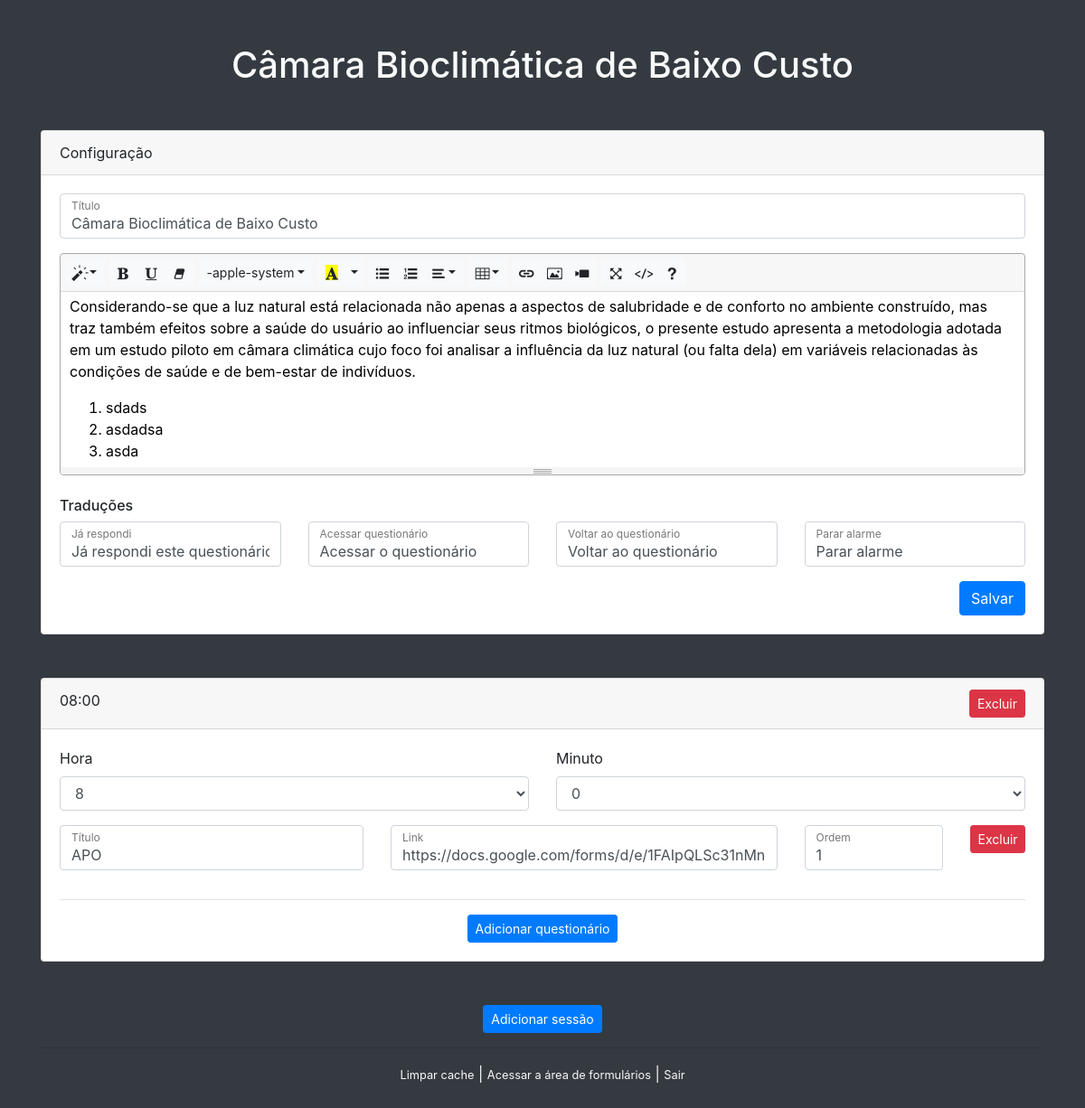
The page /admin.php (signed in) on the database as committed earlier.
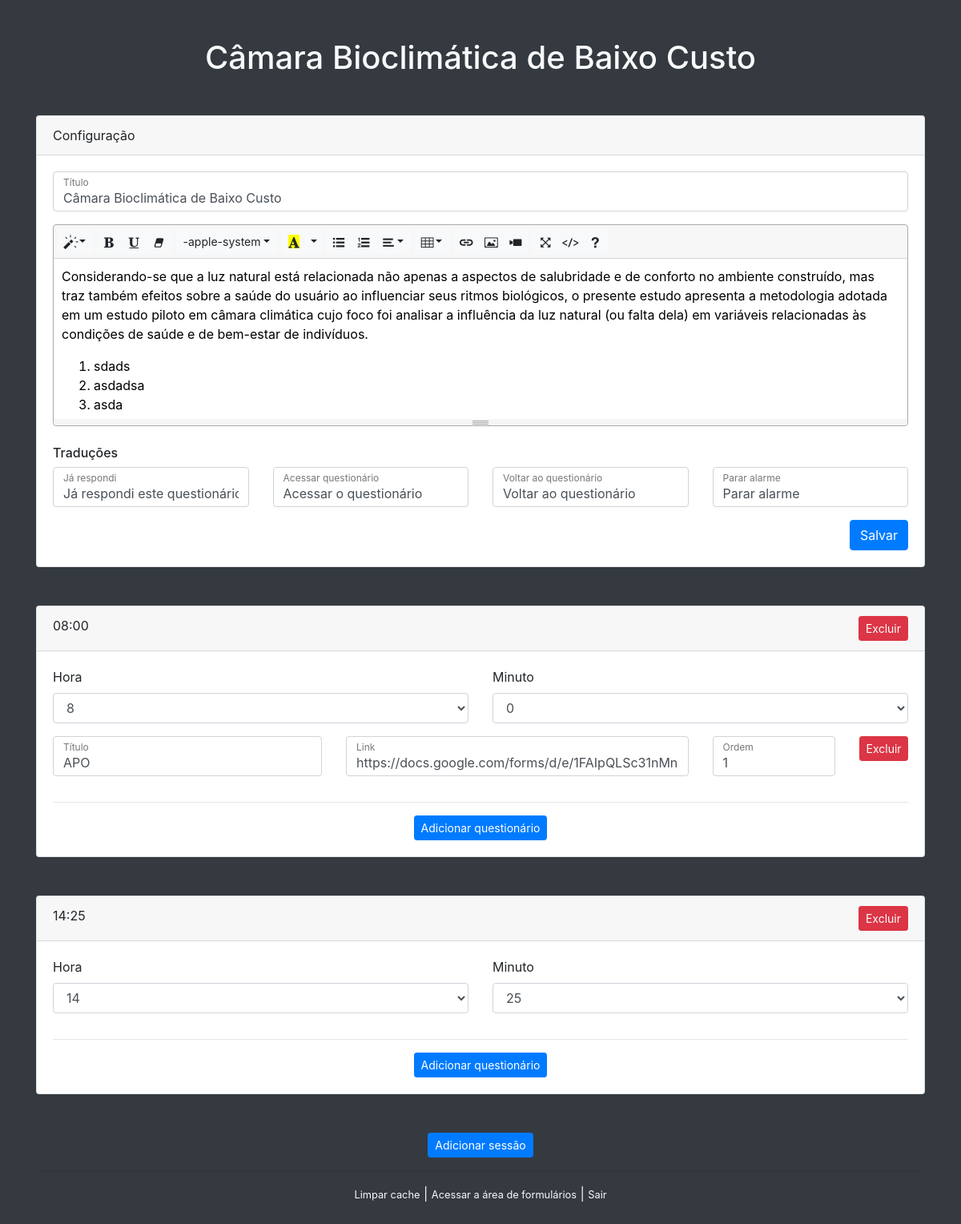
The same page on the database as committed later.
### tables this page shows
CREATE TABLE "configuration" (
	`id`	INTEGER PRIMARY KEY AUTOINCREMENT,
	`title`	TEXT NOT NULL,
	`intro`	TEXT,
	`answered`	TEXT,
	`access`	TEXT,
	`back`	TEXT,
	`stop`	TEXT,
	`password`	TEXT
);

CREATE TABLE "session" (
	`id`	INTEGER PRIMARY KEY AUTOINCREMENT,
	`timetablehour`	INTEGER NOT NULL,
	`timetableminute`	INTEGER NOT NULL
);

CREATE TABLE "questionnaire" (
	`id`	INTEGER PRIMARY KEY AUTOINCREMENT,
	`title`	INTEGER,
	`link`	TEXT,
	`session_id`	INTEGER NOT NULL,
	`sort`	INTEGER NOT NULL DEFAULT 0
);

### admin.php (the view, shortened to what this page needs)
<?php
$db = new PDO('sqlite:storage/db.db');
$sql = "SELECT * FROM configuration";
$stmt = $db->prepare($sql);
$stmt->execute();
$config = $stmt->fetchAll(PDO::FETCH_ASSOC);
if (!isset($config[0])) {
	unset($_SESSION['password']);
	header('location:index.php');
} else {
	$config = $config[0];
}
if ($_SERVER['REQUEST_METHOD'] === 'POST') {
	if (isset($_POST['action'])) {
		switch ($_POST['action']) {
			case 'update':
				$sql = "UPDATE configuration SET
					title = :title,
					intro = :intro,
					answered = :answered,
					access = :access,
					back = :back,
					stop = :stop
					WHERE id = '1'";
	    	    $stmt = $db->prepare($sql);
	    	    $stmt->bindValue(":title", $_POST['title'], PDO::PARAM_STR);
	    	    $stmt->bindValue(":intro", $_POST['intro'], PDO::PARAM_STR);
	    	    $stmt->bindValue(":answered", $_POST['answered'], PDO::PARAM_STR);
	    	    $stmt->bindValue(":access", $_POST['access'], PDO::PARAM_STR);
	    	    $stmt->bindValue(":back", $_POST['back'], PDO::PARAM_STR);
	    	    $stmt->bindValue(":stop", $_POST['stop'], PDO::PARAM_STR);
	    	    $stmt->execute();
				$template = 'configuration';
				$sql = "SELECT * FROM configuration";
				$stmt = $db->prepare($sql);
				$stmt->execute();
				$config = $stmt->fetchAll(PDO::FETCH_ASSOC)[0];
				break;
			case 'createPassword':
				if ($_POST['password']) {
					$sql = "UPDATE configuration SET password = :password WHERE id = '1'";
		    	    $stmt = $db->prepare($sql);
		    	    $stmt->bindValue(":password", md5($_POST['password']), PDO::PARAM_STR);
		    	    $stmt->execute();
				}
				header('location:admin.php');
				break;
			case 'checkPassword':
				if (isset($_POST['password']) && md5($_POST['password']) == $config['password']) {
					$_SESSION['password'] = $config['password'];
					$template = 'configuration';
				} else {
					$message = 'Dados incorretos';
					$template = 'login';
				}
				break;
			case 'createSession':
				if (isset($_POST['hour']) && isset($_POST['minute']) ) {
					$sql = "INSERT INTO session (timetablehour, timetableminute) VALUES (:hour, :minute)";
		    	    $stmt = $db->prepare($sql);
		    	    $stmt->bindValue(":hour", $_POST['hour'], PDO::PARAM_STR);
		    	    $stmt->bindValue(":minute", $_POST['minute'], PDO::PARAM_STR);
		    	    if ($stmt->execute())
						$return = array('result' => 'success', 'message' => 'Data saved.', 'id' => $db->lastInsertId());
					else
						$return = array('result' => 'error', 'message' => 'Error on insert data.');
				} else {
					$return = array('result' => 'error', 'message' => 'Hour and minute not sent.');
				}
				echo json_encode($return);
				exit;
				break;
			case 'updateSession':
				if (isset($_POST['field']) && isset($_POST['value']) && isset($_POST['id']) ) {
				    $sql = "UPDATE session SET
							timetable{$_POST['field']} = :{$_POST['field']}
							WHERE id = :id";
		    	    $stmt = $db->prepare($sql);
		    	    $stmt->bindValue(":{$_POST['field']}", $_POST['value'], PDO::PARAM_STR);
		    	    $stmt->bindValue(":id", $_POST['id'], PDO::PARAM_STR);
		    	    if ($stmt->execute())
						$return = array('result' => 'success', 'message' => 'Data saved.', 'id' => $db->lastInsertId());
					else
						$return = array('result' => 'error', 'message' => 'Error on update data.');
				} else {
					$return = array('result' => 'error', 'message' => 'Hour and minute not sent.');
				}
				echo json_encode($return);
				exit;
				break;
			case 'deleteSession':
				if (isset($_POST['id'])) {
					$sql = "DELETE FROM questionnaire WHERE session_id = :id";
		    	    $stmt = $db->prepare($sql);
		    	    $stmt->bindValue(":id", $_POST['id'], PDO::PARAM_STR);
		    	    $stmt->execute();
					$sql = "DELETE FROM session WHERE id = :id";
		    	    $stmt = $db->prepare($sql);
		    	    $stmt->bindValue(":id", $_POST['id'], PDO::PARAM_STR);
		    	    $stmt->execute();
					$return = array('result' => 'success', 'message' => 'Data removed.', 'id' => $db->lastInsertId());
				} else {
					$return = array('result' => 'error', 'message' => 'Hour and minute not sent.');
				}
				echo json_encode($return);
				exit;
				break;
			case 'createQuestionnaire':
				$sql = "SELECT * FROM questionnaire WHERE session_id = :session_id ORDER BY sort DESC LIMIT 1";
				$stmt = $db->prepare($sql);
	    	    $stmt->bindValue(":session_id", $_POST['session_id'], PDO::PARAM_STR);
				$stmt->execute();
				$questionnaires = $stmt->fetchAll(PDO::FETCH_ASSOC);
				$sort = (isset($questionnaires[0]['sort'])) ? $questionnaires[0]['sort'] + 1 : 1;
				$sql = "INSERT INTO questionnaire ('session_id', 'sort') VALUES (:session_id, :sort)";
	    	    $stmt = $db->prepare($sql);
	    	    $stmt->bindValue(":session_id", $_POST['session_id'], PDO::PARAM_STR);
	    	    $stmt->bindValue(":sort", $sort, PDO::PARAM_STR);
	    	    if ($stmt->execute())
					$return = array('result' => 'success', 'message' => 'Data saved.', 'id' => $db->lastInsertId(), 'sort' => $sort);
				else
					$return = array('result' => 'error', 'message' => 'Error on insert data.');
				echo json_encode($return);
				exit;
				break;
			case 'updateQuestionnaire':
				if (isset($_POST['field']) && isset($_POST['value']) && isset($_POST['id']) ) {
				    $sql = "UPDATE questionnaire SET
							{$_POST['field']} = :{$_POST['field']}
							WHERE id = :id";
		    	    $stmt = $db->prepare($sql);
		    	    $stmt->bindValue(":{$_POST['field']}", $_POST['value'], PDO::PARAM_STR);
		    	    $stmt->bindValue(":id", $_POST['id'], PDO::PARAM_STR);
		    	    if ($stmt->execute())
						$return = array('result' => 'success', 'message' => 'Data saved.', 'id' => $db->lastInsertId());
					else
						$return = array('result' => 'error', 'message' => 'Error on update data.');
				} else {
					$return = array('result' => 'error', 'message' => 'Hour and minute not sent.');
				}
				echo json_encode($return);
				exit;
				break;
			case 'deleteQuestionnaire':
				if (isset($_POST['id'])) {
					$sql = "DELETE FROM questionnaire WHERE id = :id";
		    	    $stmt = $db->prepare($sql);
		    	    $stmt->bindValue(":id", $_POST['id'], PDO::PARAM_STR);
		    	    $stmt->execute();
					$return = array('result' => 'success', 'message' => 'Data removed.', 'id' => $db->lastInsertId());
				} else {
					$return = array('result' => 'error', 'message' => 'Hour and minute not sent.');
				}
				echo json_encode($return);
				exit;
				break;
			default:
				header('location:admin.php');
				break;
		}
	} else {
		header('location:admin.php');
	}
} else {
	if (isset($_SESSION['password'])) {
		$template = 'configuration';
	} else {
		$template = ($config['password']) ? 'login' : 'createPassword';
	}
}
if ($template == 'configuration') {
	$sql = "SELECT * FROM session ORDER BY timetablehour, timetableminute";
	$stmt = $db->prepare($sql);
	$stmt->execute();
	$sessions = $stmt->fetchAll(PDO::FETCH_ASSOC);
	foreach($sessions as $key => $value) {
		$sql = "SELECT * FROM questionnaire WHERE session_id = {$value['id']} ORDER BY 'sort', id";
		$stmt = $db->prepare($sql);
		$stmt->execute();
		$sessions[$key]['questionnaires'] = $stmt->fetchAll(PDO::FETCH_ASSOC);
	}
}
?>
<!doctype html>
<html lang="pt">
	<head>
		<link rel="stylesheet" href="assets/css/bootstrap.min.css">
		<link rel="stylesheet" href="assets/css/sb-admin.css">
		<link rel="stylesheet" href="assets/js/summernote/summernote-bs4.css">
	</head>
	<body class="bg-dark">
		<div class="container">
			<h1 class="text-center mx-auto mt-5 text-light"><?php echo $config['title'] ?></h1>
			<?php if (isset($template) && $template == 'configuration') : ?>
			<form action="admin.php" method="post">
				<div class="card mx-auto mt-5">
					<div class="card-header">Configuração</div>
					<div class="card-body">
						<div class="row">
							<div class="col-sm">
								<div class="form-group">
									<div class="form-label-group">
										<input type="text" name="title" id="inputTitle" class="form-control" placeholder="Título" required value="<?php echo $config['title'] ?>">
										<label for="inputTitle">Título</label>
									</div>
								</div>
							</div>
						</div>
						<div class="row">
							<div class="col-sm">
  								<br>
  							</div>
						</div>
						<h6>Traduções</h6>
						<div class="row">
							<div class="col-sm">
								<div class="form-group">
									<div class="form-label-group">
										<input type="text" name="answered" id="inputAnswered" class="form-control" placeholder="Já respondi" required value="<?php echo $config['answered'] ?>">
										<label for="inputAnswered">Já respondi</label>
									</div>
								</div>
							</div>
							<div class="col-sm">
								<div class="form-group">
									<div class="form-label-group">
										<input type="text" name="access" id="inputAccess" class="form-control" placeholder="Acessar formulário" required value="<?php echo $config['access'] ?>">
										<label for="inputAccess">Acessar questionário</label>
									</div>
								</div>
							</div>
							<div class="col-sm">
								<div class="form-group">
									<div class="form-label-group">
										<input type="text" name="back" id="inputBack" class="form-control" placeholder="Voltar ao questionário" required value="<?php echo $config['back'] ?>">
										<label for="inputBack">Voltar ao questionário</label>
									</div>
								</div>
							</div>
							<div class="col-sm">
								<div class="form-group">
									<div class="form-label-group">
										<input type="text" name="stop" id="inputStop" class="form-control" placeholder="Parar alarme" required value="<?php echo $config['stop'] ?>">
										<label for="inputStop">Parar alarme</label>
									</div>
								</div>
							</div>
						</div>
						<button class="btn btn-primary float-right">Salvar</button>
					</div>
				</div>
			</form>
			<main id="main">
				<?php foreach($sessions as $session) : ?>
				<div class="card mx-auto mt-5 session" data-id="<?php echo $session['id'] ?>">
					<div class="card-header"><span class="hour"><?php echo sprintf('%02d', $session['timetablehour']) . ':' . sprintf('%02d', $session['timetableminute']) ?></span> <button class="btn btn-sm btn-danger float-right btn-remove-session">Excluir</button></div>
					<div class="card-body">
						<div class="row">
							<div class="col-sm">
								<div class="form-group">
									<label>Hora</label>
									<select name="hour" class="form-control">
										<?php for($i = 0; $i < 24; $i++) : ?>
										<option value="<?php echo $i ?>" <?php if ($i == $session['timetablehour']) echo 'selected' ?>><?php echo $i ?></option>
										<?php endfor; ?>
									</select>
								</div>
							</div>
							<div class="col-sm">
								<div class="form-group">
									<label>Minuto</label>
									<select name="minute" class="form-control">
										<?php for($i = 0; $i < 59; $i++) : ?>
										<option value="<?php echo $i ?>" <?php if ($i == $session['timetableminute']) echo 'selected' ?>><?php echo $i ?></option>
										<?php endfor; ?>
									</select>
								</div>
							</div>
						</div>
						<?php foreach($session['questionnaires'] as $questionnaire) : ?>
							<div class="row questionnaire" data-id="<?php echo $questionnaire['id'] ?>">
								<div class="col-sm-4">
									<div class="form-group">
										<div class="form-label-group">
											<input type="text" name="title" id="qTitle<?php echo $questionnaire['id'] ?>" class="form-control" placeholder="Título" required value="<?php echo $questionnaire['title'] ?>">
											<label for="qTitle<?php echo $questionnaire['id'] ?>">Título</label>
										</div>
									</div>
								</div>
								<div class="col-sm-5">
									<div class="form-group">
										<div class="form-label-group">
											<input type="text" name="link" id="qLink<?php echo $questionnaire['id'] ?>" class="form-control" placeholder="Link" required value="<?php echo $questionnaire['link'] ?>">
											<label for="qLink<?php echo $questionnaire['id'] ?>">Link</label>
										</div>
									</div>
								</div>
								<div class="col-sm-2">
									<div class="form-group">
										<div class="form-label-group">
											<input type="number" name="sort" id="qSort<?php echo $questionnaire['id'] ?>" class="form-control" placeholder="Ordem" required value="<?php echo $questionnaire['sort'] ?>">
											<label for="qSort<?php echo $questionnaire['id'] ?>">Ordem</label>
										</div>
									</div>
								</div>
								<div class="col-sm-1">
									<button class="btn btn-sm btn-block btn-danger float-right btn-remove-questionnaire">Excluir</button>
								</div>
							</div>
						<?php endforeach; ?>
						<div class="text-center btn-add-questionnaire-container">
							<hr>
							<a href="javascript:;" class="btn btn-primary btn-sm btn-add-questionnaire">Adicionar questionário</a>
						</div>
					</div>
				</div>
				<?php endforeach; ?>
			</main>
			<div class="text-center">
				<button class="btn btn-sm btn-primary mt-5 btn-add-session">Adicionar sessão</button>
				<hr>
				<div class="text-light mb-5">
					<a class="small mt-3 text-light btn-clear-cache" href="index.php" target="_blank">Limpar cache</a> |
					<a class="small mt-3 text-light" href="index.php" target="_blank">Acessar a área de formulários</a> |
					<a class="small mt-3 text-light" href="logout.php">Sair</a>
				</div>
			</div>
			<?php endif; ?>
		</div>
	</body>
</html>

### assets/css/sb-admin.css (style rules this page uses)
html { position: relative; min-height: 100%; }
body { height: 100%; }
:root { --input-padding-x: 0.75rem; --input-padding-y: 0.75rem; }
.form-label-group { position: relative; }
.form-label-group > input, .form-label-group > label { padding: var(--input-padding-y) var(--input-padding-x); height: auto; }
.form-label-group > label { position: absolute; top: 0; left: 0; display: block; width: 100%; margin-bottom: 0; line-height: 1.5; color: #495057; border: 1px solid transparent; border-radius: 0.25rem; -webkit-transition: all 0.1s ease-in-out; transition: all 0.1s ease-in-out; }
.form-label-group input::placeholder { color: transparent; }
.form-label-group input:not(:placeholder-shown) { padding-top: calc(var(--input-padding-y) + var(--input-padding-y) * (2 / 3)); padding-bottom: calc(var(--input-padding-y) / 3); }
.form-label-group input:not(:placeholder-shown) ~ label { padding-top: calc(var(--input-padding-y) / 3); padding-bottom: calc(var(--input-padding-y) / 3); font-size: 12px; color: #777; }

Rows that differ between the two databases and show on the page:
added session: timetablehour "14", timetableminute "25", hour "14", minute "25"
